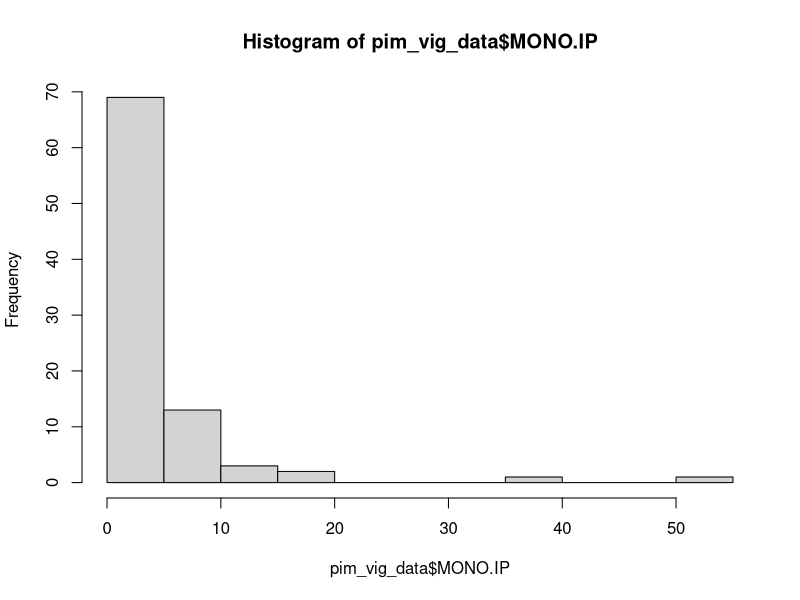
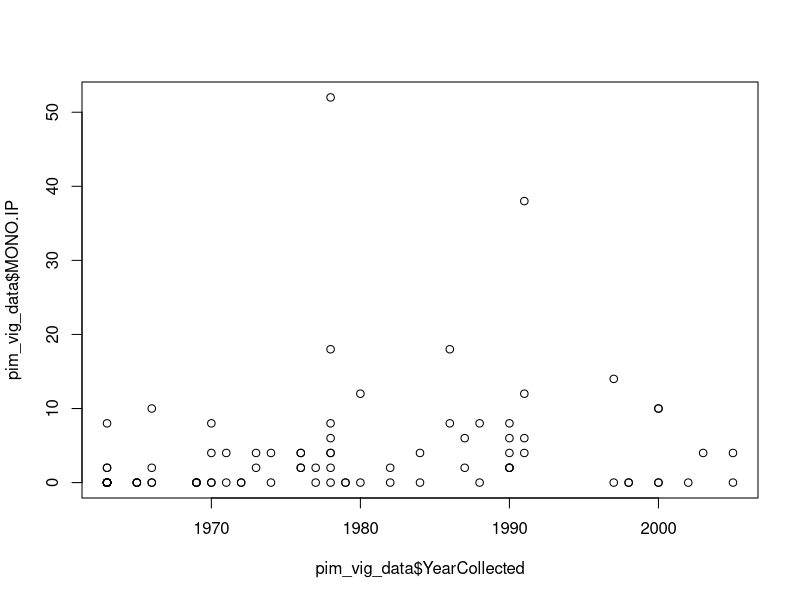
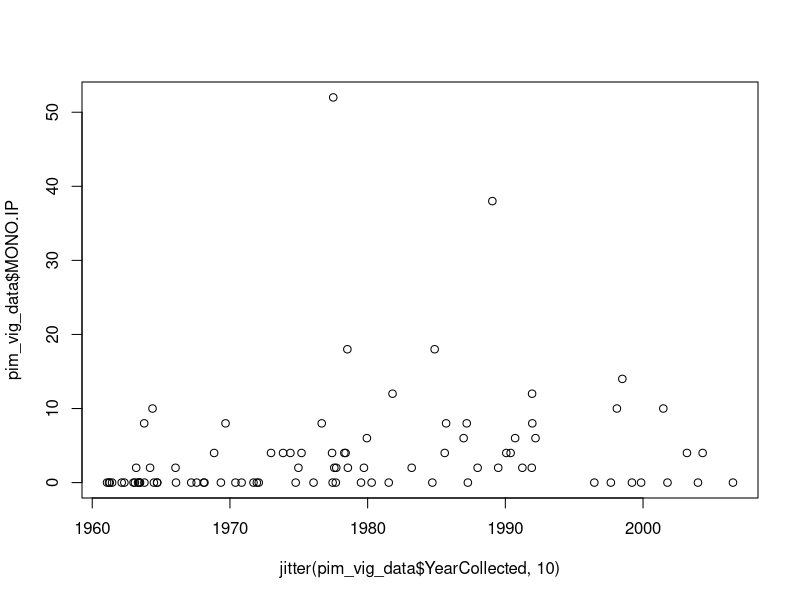
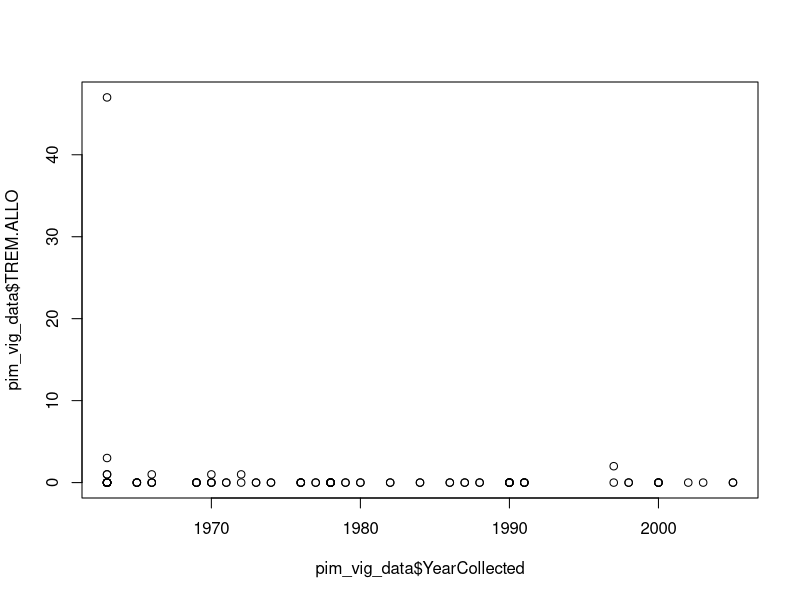
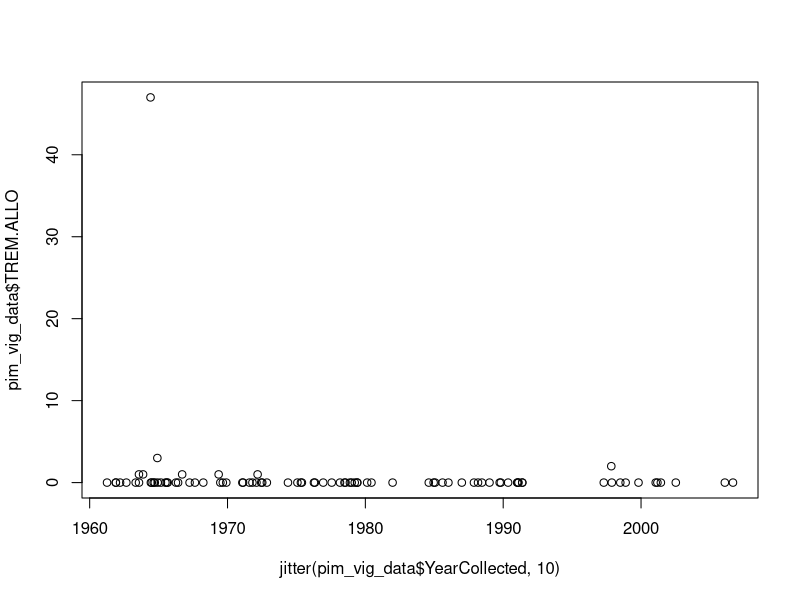

Write the R code that produced these figures, in order.
# How to use R
# A workshop
# Written by Chelsea Wood (chelwood@uw.edu)
# 4 July 2024
# Hi SuPeR Parasites!!! HELLO Hi!
# Hello my name is IMANI and I am working with DAKI. <3
# wohooo
# Desmond check
# Desmond second try

# To run a thing in R, you put your cursor on it and hit COMMAND+RETURN (on Mac) or CONTROL+RETURN (on PC).
# Anything with a # in front of it will not run, because it is annotation - words designed to be human-readable,
# but meant to be ignored by R.

# This is how you find out what directory R is reading from - i.e., what folder on your computer is R going to
# when you ask it to retrieve a file?  getwd = get working directory.

getwd()

# If you need to change your working directory, paste the file structure between the quotation marks below.
# To get the file structure, open the folder and then "Get info" about that folder. Copy the file structure
# and paste it below.

setwd("/Users/chelsealwood/Dropbox/Vault/University of Washington/Projects/CAREER/Data/TUBRI")

# Once your working directory is set, you're ready to read in the data!  If there are sub-folders inside your 
# working directory, you'll need to specify them as I have below.
# The <- command tells R what a thing is called.  So you can read the line below as,
# Look at this csv file, and name it pim_vig_data.  When I call pim_vig_data, I want you to give me the csv file.

pim_vig_data<-read.csv("data/processed/Ictalurus_punctatus_processed_human_readable.csv")

# To see your data as a spreadsheet in a new tab, use the View command.

View(pim_vig_data)

# You can also see your data in the console below by running the name of the dataset.

pim_vig_data

# With your dataset ready to go, you can now call individual columns in that dataset using $ plus the variable
# name, exactly as it is spelled and capitalized in the dataset.

pim_vig_data$YearCollected

pim_vig_data$MONO.IP

# You can also call individual rows, columns, or cells using brackets.

pim_vig_data[1,5]

# You can now perform simple data manipulations on the variables.  For example, if I want the total number of 
# MONO.IP worms we counted in Pimephales vigilax, I can write,

sum(pim_vig_data$MONO.IP)

# Or maybe I want the mean number of MONO.IP per fish. It's simple as this:

mean(pim_vig_data$MONO.IP)

# I can even call up a quick histogram of the number of MONO.IP in each fish:

hist(pim_vig_data$MONO.IP)

# Or I can plot the number of MONO.IP over time - plot(y~x).

plot(pim_vig_data$MONO.IP~pim_vig_data$YearCollected)

plot(pim_vig_data$MONO.IP~jitter(pim_vig_data$YearCollected,10))

plot(pim_vig_data$TREM.ALLO~pim_vig_data$YearCollected)

plot(pim_vig_data$TREM.ALLO~jitter(pim_vig_data$YearCollected,10))

# Looks like there's a pattern there!  Let's do a simple statistical test to see if it is significant?
# A model is an equation that represents the data. Here, our model is y = mx + b.

summary(lm(pim_vig_data$MONO.IP~pim_vig_data$YearCollected))

summary(lm(pim_vig_data$TREM.ALLO~pim_vig_data$YearCollected))
